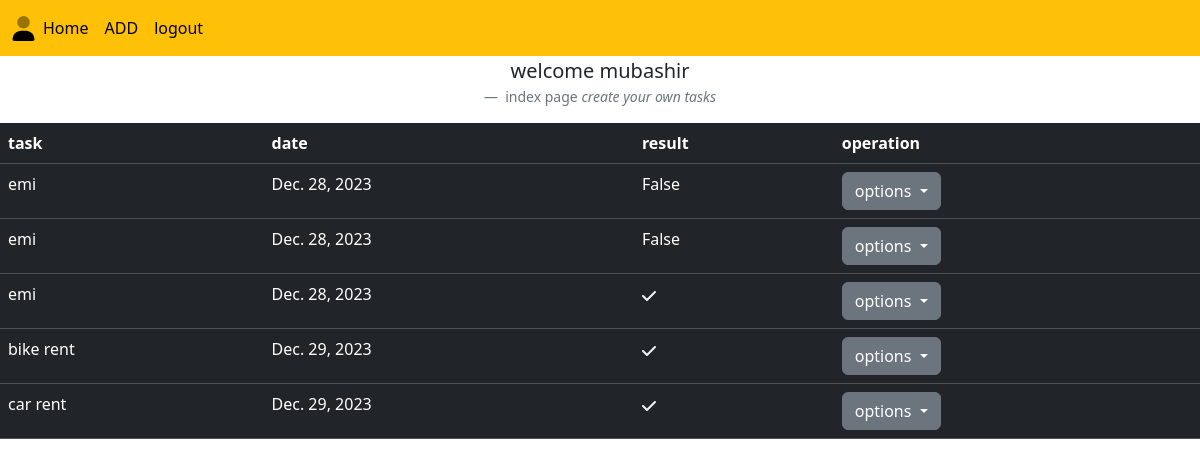
The app's page /table/ (signed in) with its own data.
### reminder/models.py (models this page shows, shortened)
class Task(models.Model):
    name=models.CharField(max_length=20)
    date=models.DateField(auto_now_add=True)
    user=models.ForeignKey(User,on_delete=models.CASCADE)
    complete=models.BooleanField(default=False)

### reminder/views.py (the view, shortened to what this page needs)
# urls.py: path('table/',Tableview.as_view(),name="table"),
class Tableview(View):
    def get(self,request,*args,**kwargs):
        data=Task.objects.filter(user=request.user).order_by('complete')
        return render(request,"table.html",{"data":data})

### reminder/templates/table.html (shortened to what this page needs)
{% extends 'home.html' %}
{% block body %}
<figure class="text-center">
    <blockquote class="blockquote">
      <p>welcome {{request.user}}</p>
    </blockquote>
    <figcaption class="blockquote-footer">
        index page <cite title="Source Title">create your own tasks</cite>
    </figcaption>
  </figure>
<div >
    <table class="table table-dark table-hover" >
        <tr>
            <th>task</th>
            <th>date</th>
            <th>result</th>
            <th>operation</th>
        </tr>
        {% for i in data %}
        <tr>
            <td>{{i.name}}</td>
            <td>{{i.date}}</td>
            {% if i.complete == False%}
            <td>{{i.complete}}</td>
            {% else %}
            <td></td>
             {% endif %}
            <td> <div class="dropdown">
                <button class="btn btn-secondary dropdown-toggle" type="button" id="dropdownMenuButton1" data-bs-toggle="dropdown" aria-expanded="false">
                  options
                </button>
              </div></td>
        </tr>
        {% endfor %}
      </table>
    </div>
{% endblock %}

### reminder/templates/home.html (shortened to what this page needs)
<!DOCTYPE html>
<html lang="en">
<head>
    <link href="https://cdn.jsdelivr.net/npm/bootstrap@5.3.2/dist/css/bootstrap.min.css" rel="stylesheet">
</head>
<body>
    <nav class="navbar navbar-expand-lg navbar-light bg-warning">
        <div class="container-fluid">
          <div class="collapse navbar-collapse" id="navbarNavDropdown">
            <ul class="navbar-nav">
              <li class="nav-item">
                <a class="nav-link active" aria-current="page" href="http://127.0.0.1:8000/table/">Home</a>
              </li>
              <li class="nav-item">
                <a class="nav-link active" href="http://127.0.0.1:8000/index/">ADD</a>
              </li>
              <li class="nav-item">
                <a class="nav-link active" href="http://127.0.0.1:8000/logout/">logout</a>
              </li>
            </ul>
          </div>
        </div>
      </nav>
    {% block body %}
    {% endblock %}
</body>
</html>

### records on screen
Task: name "emi", date "Dec. 28, 2023", complete "False"
Task: name "emi", date "Dec. 28, 2023", complete "False"
Task: name "emi", date "Dec. 28, 2023", complete True (drawn)
Task: name "bike rent", date "Dec. 29, 2023", complete True (drawn)
Task: name "car rent", date "Dec. 29, 2023", complete True (drawn)

### other values on screen
{{ request.user }} "mubashir"
